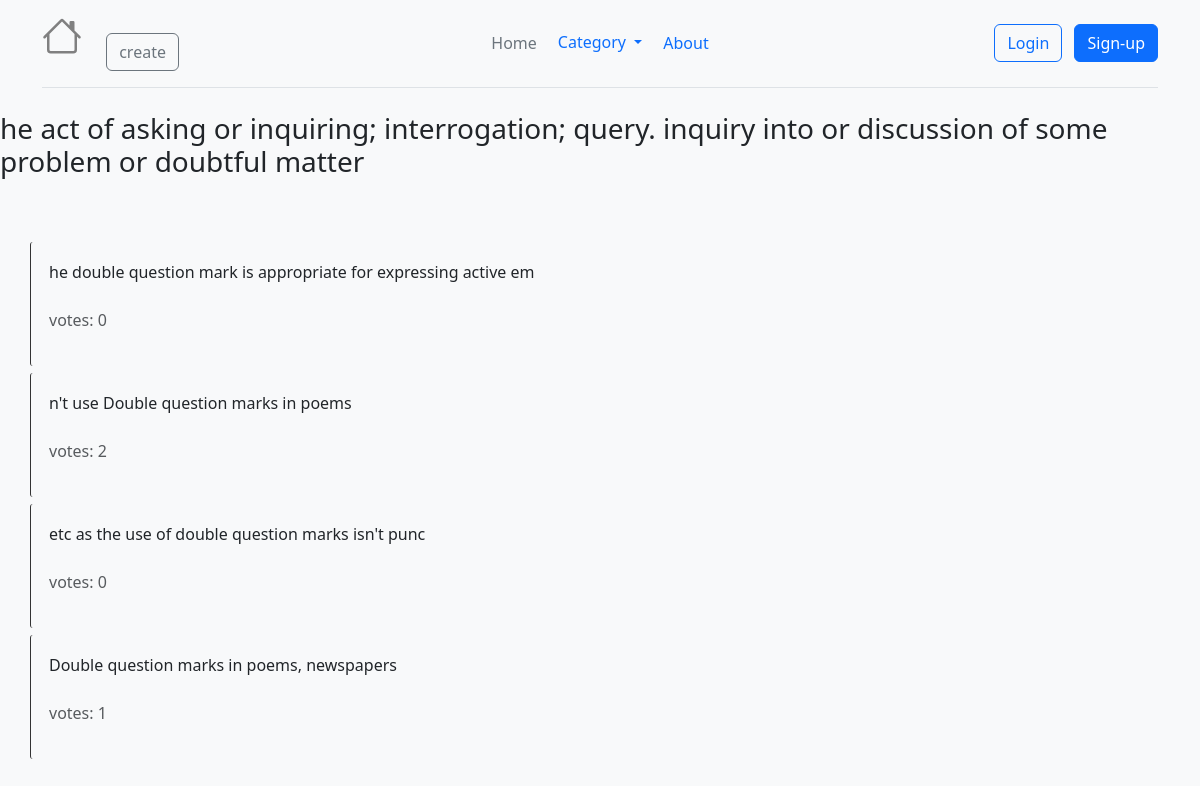
Before: /poll/results/4 with the older database file.
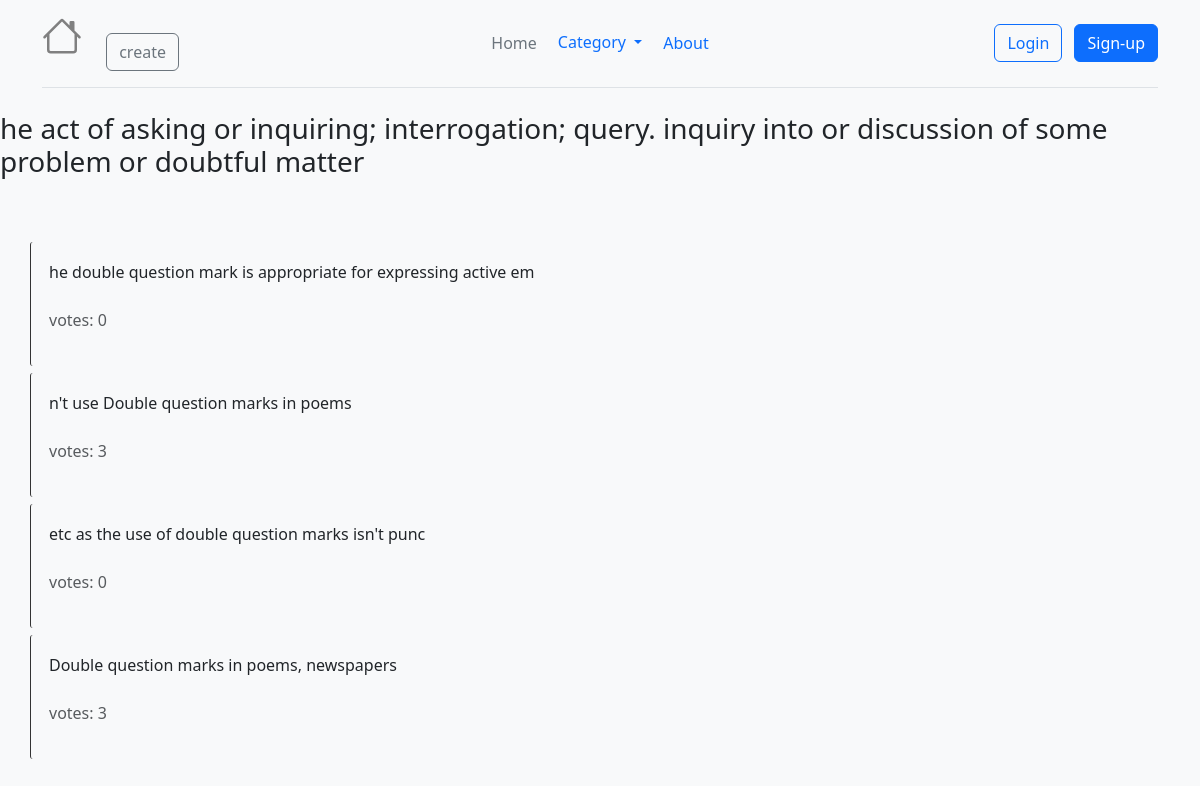
After: the same page with the newer database file.
### poll/models.py (models this page shows, shortened)
class Choice(models.Model):
    question = models.ForeignKey(Question, on_delete=models.CASCADE, related_name='choices')
    c_text = models.CharField(max_length=100)
    vote = models.IntegerField(default=0)

### poll/views.py (the view)
# urls.py: path('poll/results/<int:q_id>', views.poll_results, name='poll_results'),
def poll_results(request, q_id):
    question = get_object_or_404(Question, id=q_id)
    choices = question.choices.all()
    return render(request, 'poll_result.html', {
        'question': question,
        'choices': choices,
    })

### poll/context_processors.py (called while the page is built)
def categories(request):
    return {'categories':Category.objects.all()}

### poll/models.py (called while the page is built)
    def get_absolute_url(self):
        return reverse('poll_category', kwargs={'slug': self.slug})

### poll/templates/poll_result.html
{% extends 'base.html' %}
{% block content %}
    <div class="d-flex justify-content-center">
        <h3>{{ question.q_text }}</h3>
    </div>
    <br><br>
        <div class="container">
    {% for choice in choices %}
            <div class="row row-cols-2">
                <div class="col" style="padding: 18px; margin-top: 7px; border-left: 1px solid #333; border-radius: 3px;">
                    <div>
                        <p>{{ choice.c_text }} </p>
                    </div>
                    <p class="mt-4 mb-3 text-body-secondary">votes: {{ choice.vote }}</p>
                </div>
        </div>
    {% endfor %}
        </div>
{% endblock %}

Changed rows visible on the page:
changed Choice "n't use Double question marks in poems": vote "2" → "3"
changed Choice "Double question marks in poems, newspapers": vote "1" → "3"
